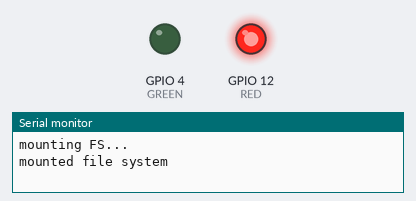
Bench run of a sketch on a simulated ESP8266 (NodeMCU). Parts: output pins drawn as LEDs (lit = HIGH), the last lines printed to the serial monitor. WiFi joins after 1.5 s; servers stay silent unless stated; storage starts empty; no MQTT or app messages arrive unless stated.

Above: at 0.1 s.
At 6.6 s:
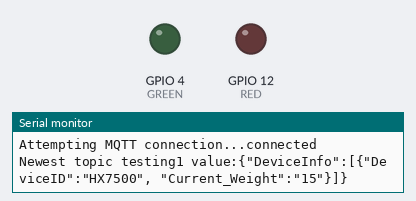
At 41.29 s:
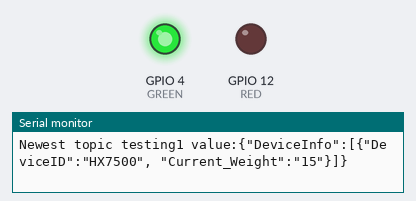
Timing chart, 0 to 42.9 s (numbered marks = the images above):
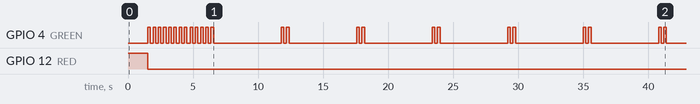

Measured:
- by itself, GPIO 4 (GREEN): HIGH → LOW at 1.7 s, → HIGH 0.20 s later, → LOW 0.20 s later, → HIGH 0.20 s later, … (49 changes in this stretch)

The sketch:

device_setup_v2.ino
```cpp
#include <FS.h>                   //this needs to be first, or it all crashes and burns...

#include <ESP8266WiFi.h>          //https://github.com/esp8266/Arduino
#include <PubSubClient.h>
//needed for library
#include <DNSServer.h>
#include <ESP8266WebServer.h>
#include <WiFiManager.h>          //https://github.com/tzapu/WiFiManager

#include <ArduinoJson.h>          //https://github.com/bblanchon/ArduinoJson
WiFiClient espClient;
PubSubClient client(espClient);

#define the_mqtt_server "104.236.210.175"
#define the_mqtt_user ""
#define the_mqtt_password ""
#define the_topic1 "testing1"

#define device_id "HX7500"

char weight_measure[50] = "15";


//define your default values here, if there are different values in config.json, they are overwritten.
char mqtt_server[200] = "104.236.210.175";
char mqtt_port[436] = "1883";
//char blynk_token[34] = "YOUR_BLYNK_TOKEN";
int inputPin = 4;
//flag for saving data
bool shouldSaveConfig = false;

//callback notifying us of the need to save config
void saveConfigCallback () {
  Serial.println("Should save config");
  shouldSaveConfig = true;
}


void setup() {
  // put your setup code here, to run once:
  pinMode(12, OUTPUT); // RED
  pinMode(4, OUTPUT); //GREEN
  Serial.begin(115200);

  digitalWrite(12, HIGH);   // turn the LED on (RED is the voltage level)
    //client.setServer(the_mqtt_server, 1883);
    //pinMode(inputPin, INPUT);     // declare sensor as input
  Serial.println();

  //clean FS, for testing
  //  SPIFFS.format();

  //read configuration from FS json
  Serial.println("mounting FS...");
  //delay(4000);

  if (SPIFFS.begin()) {
    Serial.println("mounted file system");
    if (SPIFFS.exists("/config.json")) {
      //file exists, reading and loading
      Serial.println("reading config file");
      File configFile = SPIFFS.open("/config.json", "r");
      if (configFile) {
        Serial.println("opened config file");
        size_t size = configFile.size();
        // Allocate a buffer to store contents of the file.
        std::unique_ptr<char[]> buf(new char[size]);

        configFile.readBytes(buf.get(), size);
        DynamicJsonBuffer jsonBuffer;
        JsonObject& json = jsonBuffer.parseObject(buf.get());
        json.printTo(Serial);
        if (json.success()) {
          Serial.println("\nparsed json");

          //strcpy(mqtt_server, json["mqtt_server"]);
          //strcpy(mqtt_port, json["mqtt_port"]);
          //strcpy(blynk_token, json["blynk_token"]);

        } else {
          Serial.println("failed to load json config");
        }
      }
    }
  } else {
    Serial.println("failed to mount FS");
    delay(1000);
  }
  //end read


  // The extra parameters to be configured (can be either global or just in the setup)
  // After connecting, parameter.getValue() will get you the configured value
  // id/name placeholder/prompt default length
  WiFiManagerParameter custom_mqtt_server("server", "First and Last Name", mqtt_server, 140);
  WiFiManagerParameter custom_mqtt_port("port", "Amazon Link", mqtt_port, 436);
  //WiFiManagerParameter custom_blynk_token("blynk", "blynk token", blynk_token, 32);

  //WiFiManager
  //Local intialization. Once its business is done, there is no need to keep it around
  WiFiManager wifiManager;

  //set config save notify callback
  wifiManager.setSaveConfigCallback(saveConfigCallback);

  //set static ip
  wifiManager.setSTAStaticIPConfig(IPAddress(192,168,0,99), IPAddress(192,168,0,1), IPAddress(255,255,255,0));

  //add all your parameters here
  //wifiManager.addParameter(&custom_mqtt_server);
  //wifiManager.addParameter(&custom_mqtt_port);
  //wifiManager.addParameter(&custom_blynk_token);

  //reset settings - for testing
  wifiManager.resetSettings();

  //set minimu quality of signal so it ignores AP's under that quality
  //defaults to 8%
  //wifiManager.setMinimumSignalQuality();

  //sets timeout until configuration portal gets turned off
  //useful to make it all retry or go to sleep
  //in seconds
  //wifiManager.setTimeout(120);

  //fetches ssid and pass and tries to connect
  //if it does not connect it starts an access point with the specified name
  //here  "AutoConnectAP"
  //and goes into a blocking loop awaiting configuration
  if (!wifiManager.autoConnect(device_id, "password")) {
    Serial.println("failed to connect and hit timeout");
    digitalWrite(12, HIGH);
    delay(5000);
    digitalWrite(12, LOW);
    //reset and try again, or maybe put it to deep sleep
    //ESP.reset();
    //delay(5000);
  }

  //if you get here you have connected to the WiFi
  Serial.println("connected...yeey :)");
  digitalWrite(12, LOW);
    digitalWrite(4, HIGH);
    delay(200);
    digitalWrite(4, LOW);
    delay(200);
    digitalWrite(4, HIGH);
    delay(200);
    digitalWrite(4, LOW);
    delay(200);
      digitalWrite(4, HIGH);
    delay(200);
    digitalWrite(4, LOW);
    delay(200);
    digitalWrite(4, HIGH);
    delay(200);
    digitalWrite(4, LOW);
    delay(200);
      digitalWrite(4, HIGH);
    delay(200);
    digitalWrite(4, LOW);

  //read updated parameters
  strcpy(mqtt_server, custom_mqtt_server.getValue());
  strcpy(mqtt_port, custom_mqtt_port.getValue());
  //strcpy(blynk_token, custom_blynk_token.getValue());

  //save the custom parameters to FS
  if (shouldSaveConfig) {
    Serial.println("saving config");
    DynamicJsonBuffer jsonBuffer;
    JsonObject& json = jsonBuffer.createObject();
    json["mqtt_server"] = mqtt_server;
    json["mqtt_port"] = mqtt_port;
    //json["blynk_token"] = blynk_token;

    File configFile = SPIFFS.open("/config.json", "w");
    if (!configFile) {
      Serial.println("failed to open config file for writing");
    }

    json.printTo(Serial);
    json.printTo(configFile);
    configFile.close();
    //end save
  }

  Serial.println("local ip");
  Serial.println(WiFi.localIP());

  //Serial.println(mqtt_server);

  //Serial.println(custom_mqtt_port);
    digitalWrite(4, LOW);    // turn the LED off by making the voltage LOW
  delay(200);
    digitalWrite(4, HIGH);
  delay(200);
    digitalWrite(4, LOW);
  delay(200);
    digitalWrite(4, HIGH);
  delay(200);
    digitalWrite(4, LOW);
  delay(200);
    digitalWrite(4, HIGH);
  delay(200);
    digitalWrite(4, LOW);
  delay(200);

}

void pubMQTT(String topic,String topic_val){
     //digitalWrite(4, HIGH);
     //delay(500);
    Serial.print("Newest topic " + topic + " value:");
    Serial.println(String(topic_val).c_str());
    client.publish(topic.c_str(), String(topic_val).c_str(), true);
    //delay(500);
    //digitalWrite(4, LOW);
}

void reconnect() {
    // Loop until we're reconnected
    //client.setServer(mqtt_server, 1883);
    while (!client.connected()) {
        Serial.print("Attempting MQTT connection...");
        // Attempt to connect
        if (client.connect("TestMQTT")) { //* See //NOTE below
            Serial.println("connected");

            //flash green light to say that we are connected again

                digitalWrite(4, HIGH);
                delay(200);
                digitalWrite(4, LOW);
                delay(200);
                digitalWrite(4, HIGH);
                delay(200);
                digitalWrite(4, LOW);
                delay(200);
                digitalWrite(4, HIGH);
                delay(200);
                digitalWrite(4, LOW);
                delay(200);

        } else {
            Serial.print("failed, rc=");
            Serial.print(client.state());
            Serial.println(" try again in 5 seconds");
            // Wait 5 seconds before retrying

                digitalWrite(12, HIGH);
                delay(200);
                digitalWrite(12, LOW);
                delay(200);

                digitalWrite(12, HIGH);
                delay(200);
                digitalWrite(12, LOW);
                delay(200);

                digitalWrite(12, HIGH);
                delay(200);
                digitalWrite(12, LOW);
                delay(200);
                      delay(5000);
        }
    }
}

void loop() {
client.setServer(the_mqtt_server, 1883);
  if (!client.connected()) {
 reconnect();
}

  // put your main code here, to run repeatedly:
  //Serial.println("test");
  //Serial.println("user name");
 // Serial.println(mqtt_server);
  //Serial.println("amazon link");
  //Serial.println(mqtt_port);
  //Serial.println("user name");
  //Serial.println(the_mqtt_server);

  String message_to_send = String("{") + String("\"DeviceInfo\"") + String(":[{\"DeviceID\":\"") +  String(device_id) + "\", \"Current_Weight\":\"" + String(weight_measure) + "\"}]}";
  //String message_to_send = String(mqtt_server) + " " + String(mqtt_port);
  //Serial.println(message_to_send);


  //pubMQTT("1_purchase",message_to_send);
    //pubMQTT("1_purchase",mqtt_server);
  pubMQTT("testing1",message_to_send);

    digitalWrite(4, HIGH);
  delay(200);
   digitalWrite(4, LOW);
  delay(200);

   client.loop();
    digitalWrite(4, HIGH);
    delay(200);
    digitalWrite(4, LOW);
   delay(200);


   delay(5000);

}
```
